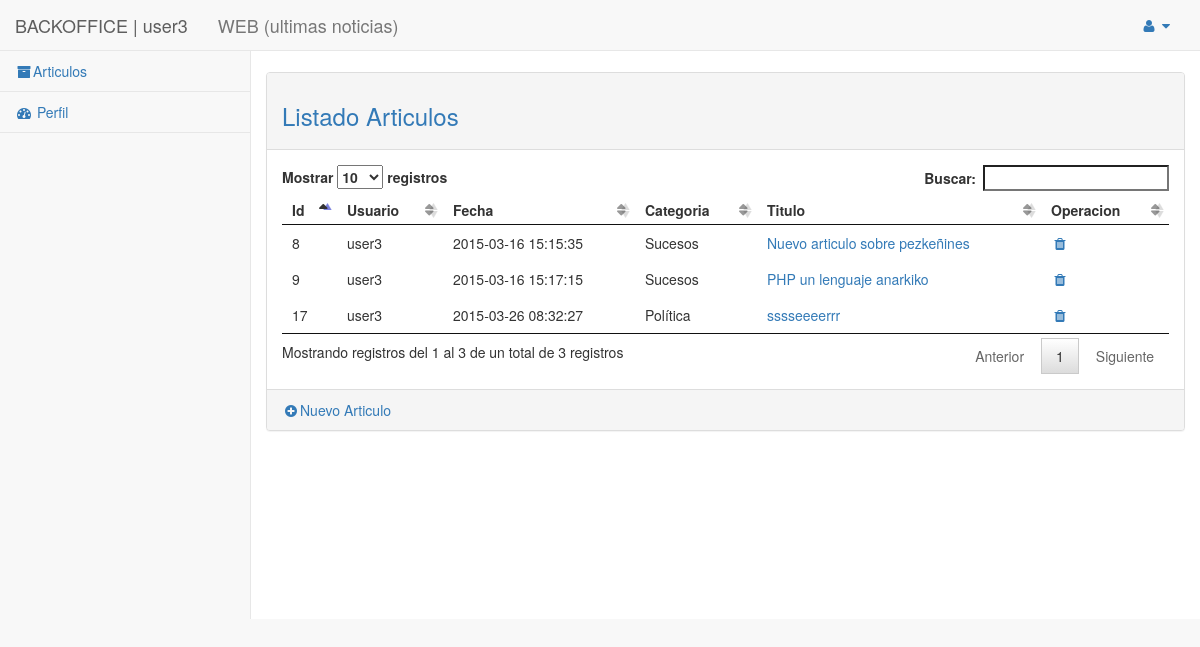
Screenshot of /backoffice/articulo/controlador.php (signed in) with the database file from the repository.
### tables this page shows
CREATE TABLE IF NOT EXISTS `articulo` (
  `id` int(11) NOT NULL AUTO_INCREMENT,
  `fecha` timestamp NULL DEFAULT CURRENT_TIMESTAMP COMMENT 'fecha del artículo',
  `titulo` varchar(250) NOT NULL DEFAULT 'Sin titulo' COMMENT 'título del articulo',
  `contenido` text NOT NULL,
  `id_usuario` int(11) NOT NULL,
  `id_categoria` int(11) NOT NULL,
  `foto` varchar(535) NOT NULL,
  PRIMARY KEY (`id`),
  KEY `id_usuario` (`id_usuario`),
  KEY `id_categoria` (`id_categoria`)
);

CREATE TABLE IF NOT EXISTS `usuario` (
  `id` int(11) NOT NULL AUTO_INCREMENT,
  `email` varchar(250) NOT NULL,
  `password` varchar(50) NOT NULL,
  `nombre` varchar(250) NOT NULL,
  `rol` int(1) NOT NULL DEFAULT '1' COMMENT '0=Administrador  1=usuario',
  `validar` int(11) NOT NULL DEFAULT '0' COMMENT '0 usario sin validar via email, 1 validado',
  PRIMARY KEY (`id`),
  UNIQUE KEY `email` (`email`)
);

CREATE TABLE IF NOT EXISTS `categoria` (
  `id` int(11) NOT NULL AUTO_INCREMENT,
  `fecha` timestamp NULL DEFAULT CURRENT_TIMESTAMP,
  `titulo` varchar(250) NOT NULL DEFAULT 'Sin titulo',
  PRIMARY KEY (`id`)
);

### core/Database.php (called while the page is built, shortened)
<?php
class Database{
	private $db_host = "localhost";
	private $db_user = "root";
	private $db_pass = "";
	private $db_name = "mb15";
	private $con = false;
	private $result = array();
	public function connect(){
            if(!$this->con){
                $myconn = @mysql_connect($this->db_host,$this->db_user,$this->db_pass);
                if($myconn){
                    $seldb = @mysql_select_db($this->db_name,$myconn);
                    if($seldb){
                	$this->con = true;
                        return true;
                    }
                    else{
                	array_push($this->result,mysql_error());
                        return false;
                    }
                }
                else{
                    array_push($this->result,mysql_error());
                    return false;
                }
            }
            else{
                return true;
            }
	}
    public function disconnect(){
    	if($this->con){
    		if(@mysql_close()){
    			$this->con = false;
				return true;
			}else{
				return false;
			}
		}
    }
	public function sql($sql){
		$query = @mysql_query($sql);
		if($query){
			$this->numResults = mysql_num_rows($query);
			for($i = 0; $i < $this->numResults; $i++){
				$r = mysql_fetch_array($query);
               	$key = array_keys($r);
               	for($x = 0; $x < count($key); $x++){
                   	if(!is_int($key[$x])){
                   		if(mysql_num_rows($query) >= 1){
                   			$this->result[$i][$key[$x]] = $r[$key[$x]];
						}else{
							$this->result = null;
						}
					}
				}
			}
			return true;
		}else{
			array_push($this->result,mysql_error());
			return false;
		}
	}
    public function getResult(){
        $val = $this->result;
        $this->result = array();
        return $val;
    }
}

### backoffice/articulo/modelo.php (called while the page is built, shortened)
<?php
	function getArticulos( $limit=10 , $id_usuario=null, $id_categoria=null){
		$sql = "SELECT a.id , a.titulo, id_usuario, c.titulo as categoria, u.nombre , a.fecha, a.contenido,  foto FROM `articulo` as a , `usuario` as u, `categoria` as c   ";
		$where = ' WHERE a.id_usuario = u.id and a.id_categoria = c.id ';
		$order_by = " ORDER BY fecha DESC ";
		$db = new Database();
		$db->connect();
		if ( isset($id_usuario) ){
			$where .=' and id_usuario='.$id_usuario;
		}
		$db->sql( $sql.$where.$order_by );
		$res = $db->getResult();
		return $res;
	}
?>

### backoffice/articulo/vista.php (the view)
<?php require '../../html/backoffice/head.php'; ?>
<div id="page-wrapper">
    <div class="row">
        <div class="col-lg-12">
         </div>
     </div>
     <div class="row">
            <br>
            <div class="panel panel-default">
                <div class="panel-heading">
                     <h3 class="text-primary">Listado Articulos</h3>
                </div>
                <div class="panel-body">
					<table id="tabla">
					<thead>
						<tr>
							<th>Id</th>
							<th>Usuario</th>
							<th>Fecha</th>
							<th>Categoria</th>
							<th>Titulo</th>
							<th>Operacion</th>
						</tr>
					</thead>
					    <?php foreach($articulos as $articulo): ?>
					    <tr>
					    	<td><?php echo $articulo['id']?></td>
					    	<td><?php echo $articulo['nombre']?></td>
					        <td><?php echo $articulo['fecha']?></td>
					        <td><?php echo $articulo['categoria']?></td>
					        <td>
					        	<a href="<?php echo(CONTROLLER_ARTICULO);?>?op=<?php echo(OP_DETALLE);?>&id=<?php echo $articulo['id']?>" >
					        		<?php echo $articulo['titulo']?>
					        	</a>
					        </td>
					        <td>
					        	<a href="<?php echo(CONTROLLER_ARTICULO);?>?id=<?php echo $articulo['id']?>&op=<?php echo(OP_ELIMINAR);?>"
					        	   title="Eliminar articulo"><i class="fa fa-trash fa-fw"></i></a>
					        </td>
					    </tr>
					<?php endforeach;?>
					</table>
				</div>
                <div class="panel-footer">
                    <a href="<?php echo(CONTROLLER_ARTICULO);?>?op=<?php echo(OP_DETALLE);?>"><i class="fa fa-plus-circle fa-fw"></i>Nuevo Articulo</a>
                 </div>
            </div>
		</div>
</div>
<?php require '../../html/backoffice/footer.php'; ?>

### html/backoffice/css/sb-admin-2.css (style rules this page uses)
body { background-color: #f8f8f8; }
#page-wrapper { padding: 0 15px; min-height: 568px; background-color: #fff; }
@media (min-width:768px) { #page-wrapper { position: inherit; margin: 0 0 0 250px; padding: 0 30px; border-left: 1px solid #e7e7e7; } }
table.dataTable thead .sorting, table.dataTable thead .sorting_asc, table.dataTable thead .sorting_desc, table.dataTable thead .sorting_asc_disabled, table.dataTable thead .sorting_desc_disabled { background: 0 0; }
table.dataTable thead .sorting_asc:after { content: "\f0de"; float: right; font-family: fontawesome; }
table.dataTable thead .sorting:after { content: "\f0dc"; float: right; font-family: fontawesome; color: rgba(50,50,50,.5); }

### rows the page displays
articulo: id "17", id_usuario.nombre "user3", fecha "2015-03-26 08:32:27", id_categoria.titulo "Política", titulo "sssseeeerrr"
articulo: id "9", id_usuario.nombre "user3", fecha "2015-03-16 15:17:15", id_categoria.titulo "Sucesos", titulo "PHP un lenguaje anarkiko"
articulo: id "8", id_usuario.nombre "user3", fecha "2015-03-16 15:15:35", id_categoria.titulo "Sucesos", titulo "Nuevo articulo sobre pezkeñines"

### other values shown
$perfil['nombre'] "user3"
